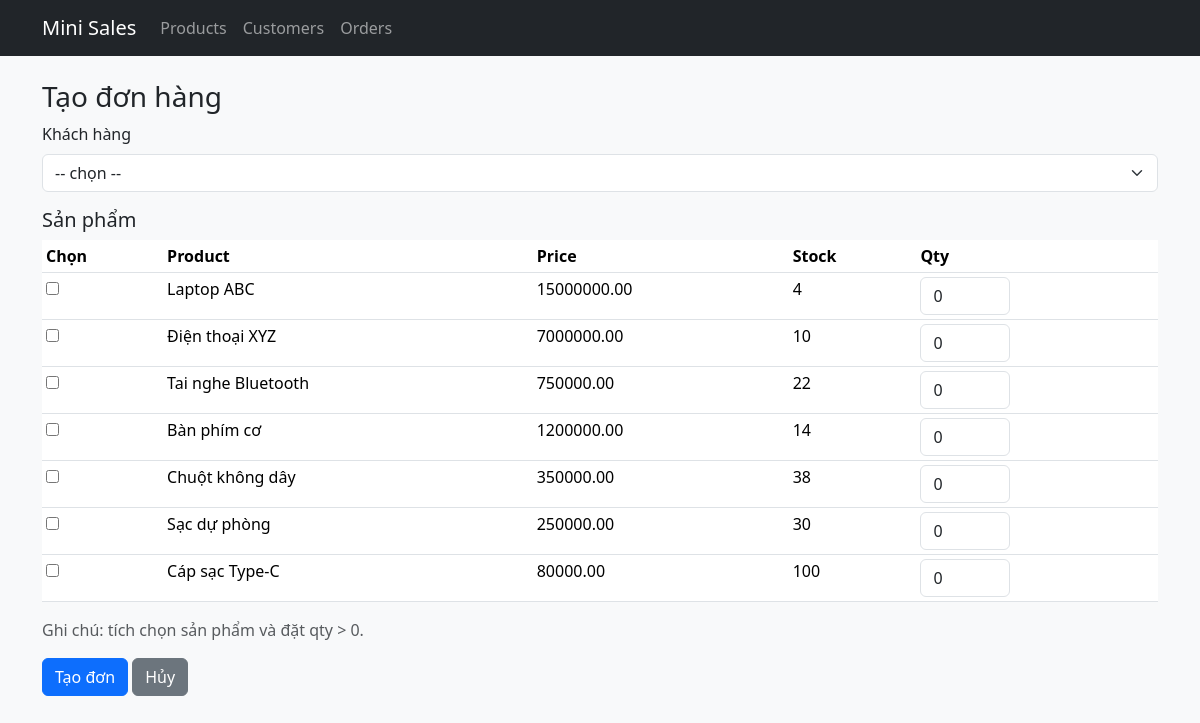
Screenshot of /index.php?c=orders&a=create with the database file from the repository.
### tables this page shows
CREATE TABLE IF NOT EXISTS products (
  id INT AUTO_INCREMENT PRIMARY KEY,
  name VARCHAR(200) NOT NULL,
  sku VARCHAR(50) UNIQUE,
  price DECIMAL(10,2) NOT NULL,
  stock INT NOT NULL DEFAULT 0,
  created_at TIMESTAMP DEFAULT CURRENT_TIMESTAMP
);

### app/core/Controller.php (called while the page is built, shortened)
<?php
class Controller
{
    protected function render(string $view, array $data = [])
    {
        extract($data, EXTR_SKIP);
        include APP_PATH . '/views/layout.php';
    }
}

### app/controllers/OrdersController.php (called while the page is built, shortened)
<?php
class OrdersController extends Controller
{
    protected $productRepo;
    protected $customerRepo;
    public function __construct()
    {
        $pdo = getPDO();
        $this->productRepo = new ProductRepository($pdo);
        $this->customerRepo = new CustomerRepository($pdo);
    }
    public function createAction()
    {
        try {
            $customers = $this->customerRepo->getAll();
            $products = $this->productRepo->getAll(['q'=>'','sort'=>'created_at','dir'=>'desc']);
            $this->render('orders/create', [
                'customers' => $customers,
                'products' => $products,
                'flash_error' => $this->getFlash('error'),
                'flash_success' => $this->getFlash('success'),
            ]);
        } catch (Exception $e) {
            error_log($e->getMessage());
            $this->setFlash('error', 'Lỗi khi chuẩn bị tạo đơn.');
            $this->redirect('index.php?c=orders&a=index');
        }
    }
}

### app/core/Router.php (called while the page is built, shortened)
<?php
class Router
{
    protected $action = 'index';
    public function dispatch()
    {
        $a = $_GET['a'] ?? $this->action;
        $actionName = $a . 'Action';
        $controller = new $controllerName();
        $controller->{$actionName}();
    }
}

### public/index.php (called while the page is built, shortened)
<?php
$router = new Router();
$router->dispatch();

### app/models/ProductRepository.php (called while the page is built, shortened)
<?php
class ProductRepository
{
    protected $pdo;
    public function __construct(PDO $pdo)
    {
        $this->pdo = $pdo;
    }
    public function getAll(array $opts = []): array
    {
        $q = $opts['q'] ?? '';
        $sort = $opts['sort'] ?? 'created_at';
        $dir = strtolower($opts['dir'] ?? 'desc');
        $dir = $dir === 'asc' ? 'ASC' : 'DESC';
        $sql = "SELECT * FROM products";
        $params = [];
        $sql .= " ORDER BY {$sort} {$dir}";
        $stmt = $this->pdo->prepare($sql);
        $stmt->execute($params);
        return $stmt->fetchAll();
    }
}

### app/views/orders/create.php (the view, shortened to what this page needs)
<h3>Tạo đơn hàng</h3>
<form method="post" action="index.php?c=orders&a=store">
  <div class="mb-3">
    <label class="form-label">Khách hàng</label>
    <select name="customer_id" class="form-select" required>
      <option value="">-- chọn --</option>
    </select>
  </div>
  <h5>Sản phẩm</h5>
  <table class="table table-sm">
    <thead><tr><th>Chọn</th><th>Product</th><th>Price</th><th>Stock</th><th>Qty</th></tr></thead>
    <tbody>
      <?php foreach ($products as $p): ?>
      <tr>
        <td><input type="checkbox" name="items[<?= e($p['id']) ?>]" value="1" class="item-check" data-id="<?= e($p['id']) ?>"></td>
        <td><?= e($p['name']) ?></td>
        <td><?= e($p['price']) ?></td>
        <td><?= e($p['stock']) ?></td>
        <td><input type="number" name="items[<?= e($p['id']) ?>]" min="0" value="0" class="form-control qty-input" style="width:90px"></td>
      </tr>
      <?php endforeach; ?>
    </tbody>
  </table>
  <p class="text-muted">Ghi chú: tích chọn sản phẩm và đặt qty > 0.</p>
  <button class="btn btn-primary">Tạo đơn</button>
  <a class="btn btn-secondary" href="index.php?c=orders&a=index">Hủy</a>
</form>

### rows the page displays
products: name "Laptop ABC", price "15000000.00", stock "4"
products: name "Điện thoại XYZ", price "7000000.00", stock "10"
products: name "Tai nghe Bluetooth", price "750000.00", stock "22"
products: name "Bàn phím cơ", price "1200000.00", stock "14"
products: name "Chuột không dây", price "350000.00", stock "38"
products: name "Sạc dự phòng", price "250000.00", stock "30"
products: name "Cáp sạc Type-C", price "80000.00", stock "100"
